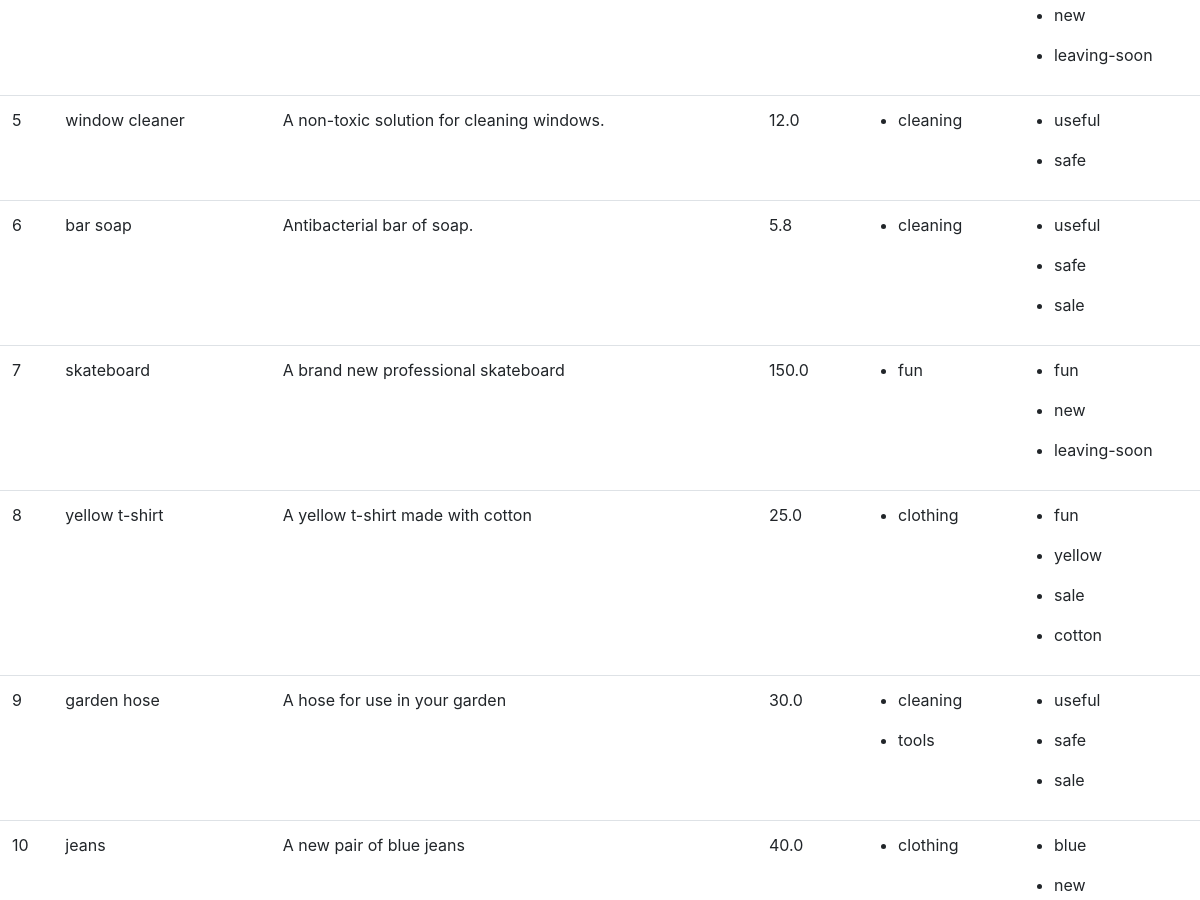
/product (middle part), run on an earlier commit of the app's database.
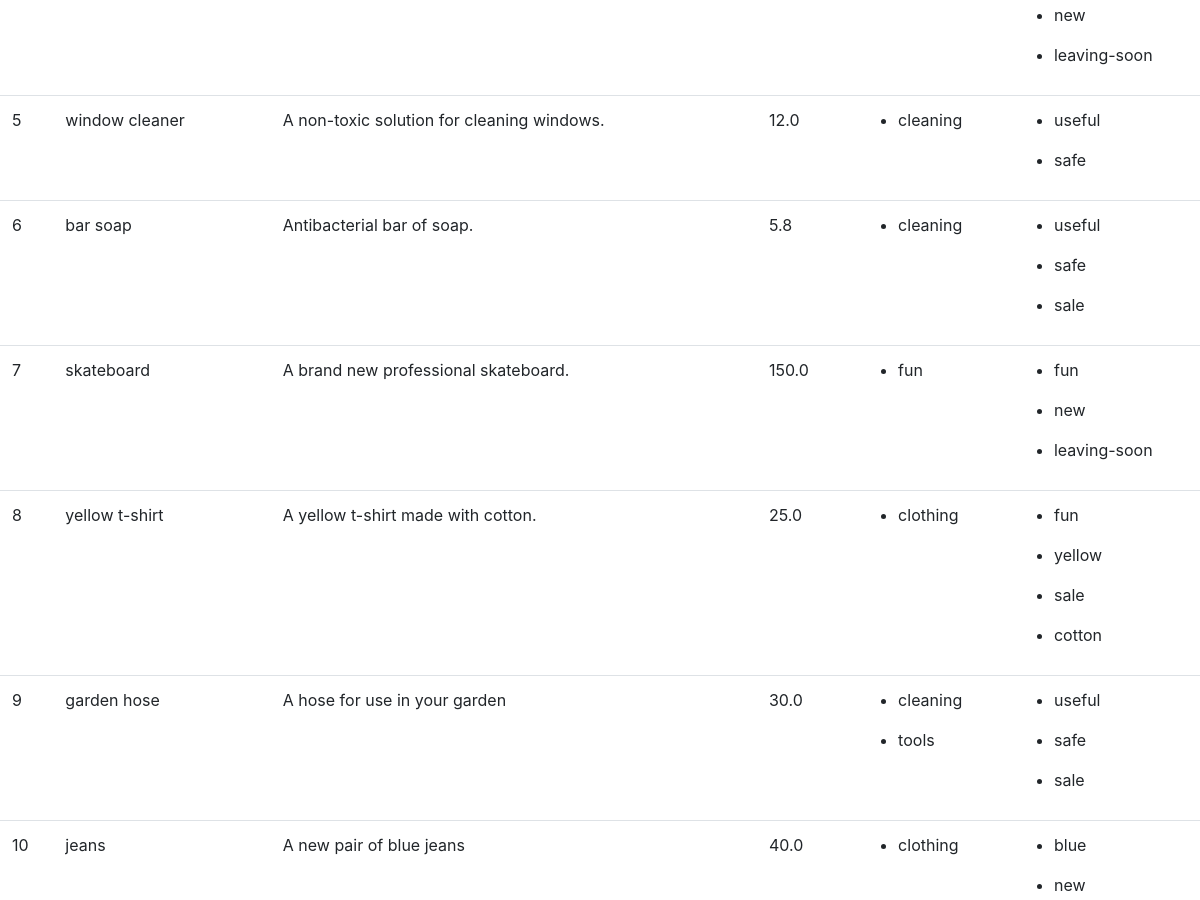
And on a later commit of the database.
### remarcabledemo/models.py (models this page shows, shortened)
class Tag(models.Model):
    tag_name = models.CharField(max_length=100)
    def __str__(self):
        return self.tag_name

class Product(models.Model):
    name = models.CharField(max_length=100)
    description = models.TextField()
    price = models.FloatField()
    category = models.ManyToManyField(Category, related_name="products")
    tag = models.ManyToManyField(Tag, related_name="products")

class Category(models.Model):
    category_name = models.CharField(max_length=100)
    def __str__(self):
        return self.category_name

### remarcabledemo/views.py (the view)
# urls.py: path("product", views.product, name="product"),
def product(request):
    tags = Tag.objects.all()
    categories = Category.objects.all()
    query = request.GET.get("query")
    products = Product.objects.all()
    tag_ids = request.GET.getlist("tag_filter")
    category_ids = request.GET.getlist("category_filter")
    if query:
        products = Product.objects.filter(
            Q(name__icontains=query) | Q(description__icontains=query)
        )
    if tag_ids:
        for tag_id in tag_ids:
            products = products.filter(tag__id=tag_id)
        products = products.distinct()
    if category_ids:
        for category_id in category_ids:
            products = products.filter(category__id=category_id)
        products = products.distinct()
    return render(
        request,
        "home.html",
        {"products": products, "categories": categories, "tags": tags},
    )

### remarcabledemo/templates/home.html (shortened to what this page needs)
{% extends "base.html" %}
{% block searchresults %}
<table class="table thead-dark table-hover">
  <tbody>
    {% for product in products %}
    <tr>
        <td>{{product.id}}</td>
        <td>{{product.name}}</td>
        <td>{{product.description}}</td>
        <td>{{product.price}}</td>
        <td>
        {% for category in product.category.all %}
            <ul>
                <a><li>{{category.category_name}}</li></a>
            </ul>
        {% endfor %}
        </td>
        <td>
        {% for tag in product.tag.all %}
            <ul>
                <li>{{tag.tag_name}}</li>
            </ul>
        {% endfor %}
        </td>
    </tr>
    {% endfor %}
  </tbody>
</table>
{% endblock %}

### remarcabledemo/templates/base.html (shortened to what this page needs)
<!DOCTYPE html>
<html lang="en">
  <head>
    <link rel="stylesheet" href="https://stackpath.bootstrapcdn.com/bootstrap/4.3.1/css/bootstrap.min.css"  rel="stylesheet" />
  </head>
  <body>
    <div>{% block searchresults %} {% endblock %}</div>
  </body>
</html>

What changed in the data, as far as the page shows it:
changed Product "skateboard": description "A brand new professional skateboard" → "A brand new professional skateboard."
changed Product "yellow t-shirt": description "A yellow t-shirt made with cotton" → "A yellow t-shirt made with cotton."
